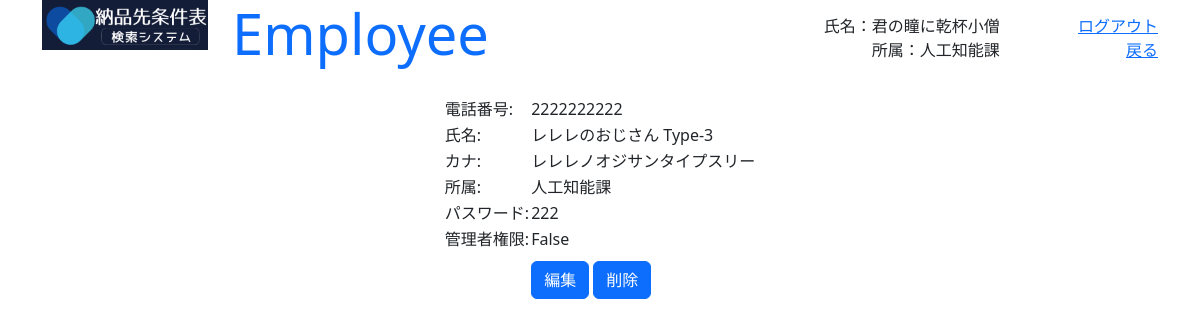
/employee/2/0 (signed in), run on the app's committed database.
### GreenLine/models.py (models this page shows, shortened)
class Employee(models.Model) :
    organization = models.ForeignKey(Organization, on_delete=models.CASCADE)
    name = models.CharField(max_length=200, default='')
    kana_regex = RegexValidator(regex=r'^[ァ-ヴ]+$', message='カナはカタカナのみ入力できます')
    kana = models.CharField(validators=[kana_regex], max_length=200, default='')
    phone_regex = RegexValidator(regex=r'^[0-9]+$', message='電話番号は半角数字のみ入力できます')
    phone = models.CharField(validators=[phone_regex], max_length=200, default='')
    password = models.CharField(max_length=16, default='')
    auth = models.BooleanField(default=False)

class Organization(models.Model) :
    name = models.CharField(max_length=200, default='')

### GreenLine/views.py (the view)
# urls.py: path('employee/<int:id>/<int:edit>', employee, name="employee"),
@csrf_exempt
def employee(request, id, edit) :
    print(id, edit)
    employee = get_employee(request, True)
    if not employee :
        return redirect('admin_login')
    target = Employee.objects.filter(id=id).first()
    params = {
        'title' : 'Employee',
        'msg' : '',
        'name' : employee.name,
        'organizaion' : employee.organization.name,
        'id' : id,
        'edit' : edit,
        'form' : EmployeeForm(instance=target)
    }
    if request.POST :
        form = EmployeeForm(data=request.POST)
        if edit == 1 :
            if form.is_valid() :
                params['msg'] = 'この内容で更新してよいですか？'
                params['form'] = form
            else :
                params['msg'] = '入力に誤りがあります'
        elif edit == 3 :
            target.phone = request.POST['phone']
            target.name = request.POST['name']
            target.kana = request.POST['kana']
            target.password = request.POST['password']
            print(request.POST['organization'])
            target.organization = Organization.objects.filter(id=request.POST['organization']).first()
            target.save()
            return redirect('show_employees')
    else :
        if edit == 2 :
            params['msg'] = 'この従業員を削除してよいですか？'
        elif edit == 4 :
            target = Employee.objects.filter(id=id)
            target.delete()
            return redirect('show_employees')
    return render(request, 'employee.html', params)

### GreenLine/forms.py (called while the page is built)
    def get_organization(self) :
        return self.instance.organization.name

### GreenLine/views.py (called while the page is built)
def get_employee(request, auth_flg) :
    if not 'employee' in request.session :
        return None
    employee = Employee.objects.filter(id=request.session['employee']).first()
    if not employee :
        return None
    if auth_flg and not employee.auth :
        return None
    return employee

### GreenLine/templates/employee.html (shortened to what this page needs)
{% load static %}
<!doctype html>
<html lang="ja">
<head>
    <link href="https://cdn.jsdelivr.net/npm/bootstrap@5.3.0-alpha1/dist/css/bootstrap.min.css" rel="stylesheet">
</head>
<body class="container" style="height: 95vh;">
    <div class="row align-items-start">
        <div class="col-2"><img src="{% static 'title.png' %}" width="100%"></div>
        <div id="main_header" class="col-10 container" style="height: 10vh; padding-bottom: 10px;">
            <div class="row align-items-center">
            <div class="col-6 text-start"><h1 class="display-4 text-primary">{{ title }}</h1></div>
            <div class="col-4 container">
                <div class="row"><div class="col text-end">氏名：{{ name }}</div></div>
                <div class="row"><div class="col text-end">所属：{{ organizaion }}</div></div>
            </div>
            <div class="col container">
                <div class="row"><div class="col text-end"><a href="{% url 'admin_login' %}">ログアウト</a></div></div>
                <div class="row"><div class="col text-end"><a href="{% url 'admin_main' %}">戻る</a></div></div>
            </div>
            </div>
        </div>
        </div>
    <div id="employee" class="d-flex justify-content-center">
    <form action="{% url 'employee' id edit %}" method="POST">
    <table>
    {% if edit != 1 %}
        <tr><td>{{ form.phone.label_tag }}</td><td>{{ form.phone.value }}</td></tr>
        <tr><td>{{ form.name.label_tag }}</td><td>{{ form.name.value }}</td></tr>
        <tr><td>{{ form.kana.label_tag }}</td><td>{{ form.kana.value }}</td></tr>
        <tr><td>{{ form.organization.label_tag }}</td><td>{{ form.get_organization }}</td></tr>
        <tr><td>{{ form.password.label_tag }}</td><td>{{ form.password.value }}</td></tr>
        <tr><td>{{ form.auth.label_tag }}</td><td>{{ form.auth.value }}</td></tr>
        <tr><td></td><td>
            {% if edit < 2 %}
                <button class="btn btn-primary mt-2" onclick="onEdit(form)">編集</button>
                <button class="btn btn-primary mt-2" onclick="onDelete(form)">削除</button>
            {% else %}
                <button class="btn btn-primary mt-2" onclick="onDeleteExec(form)">実行</button>
            {% endif %}
        </td></tr>
    {% endif %}
    </table>
    </form>
    </div>
</body>
</html>

### data on the page
Employee: name "君の瞳に乾杯小僧"
Organization: name "人工知能課"
Employee: phone.value "2222222222", name.value "レレレのおじさん Type-3", kana.value "レレレノオジサンタイプスリー", get_organization "人工知能課", password.value "222"
